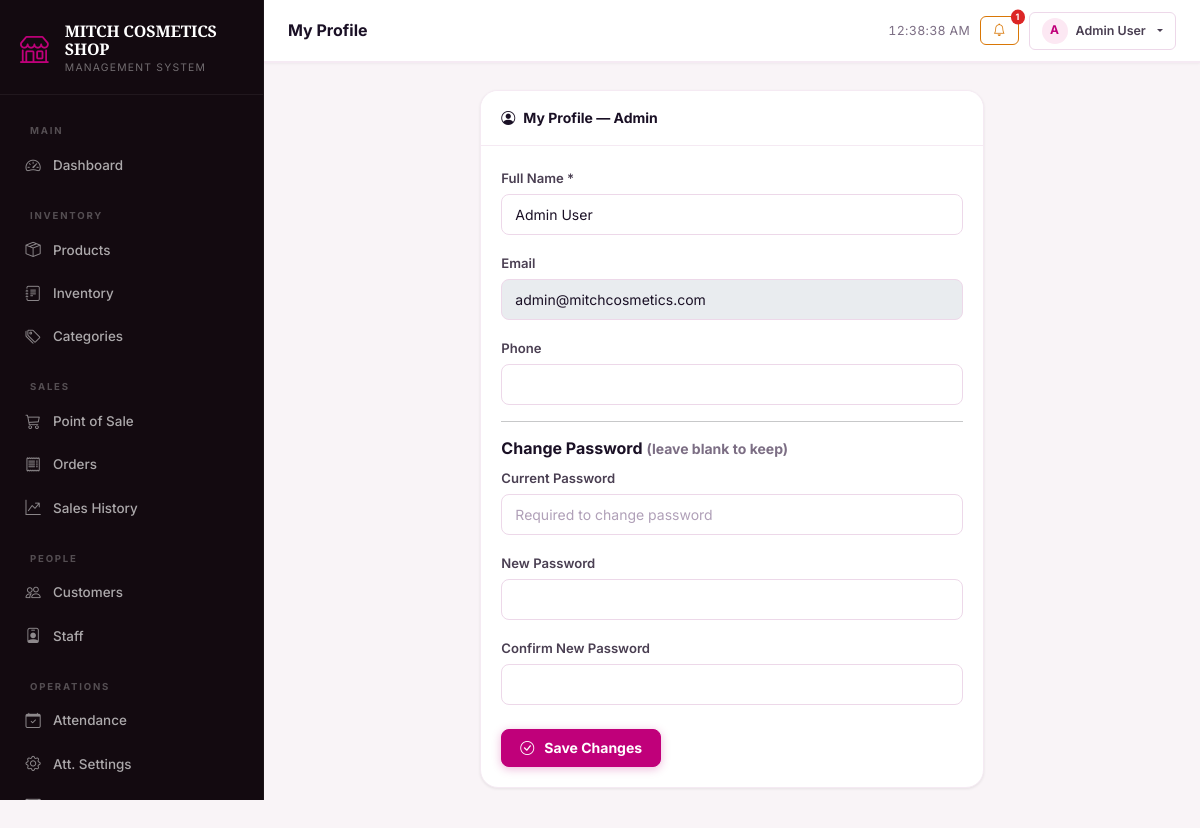
The app's page /profile.php (signed in) with its own data.
### tables this page shows
CREATE TABLE IF NOT EXISTS `users` (
  `id`         INT UNSIGNED    NOT NULL AUTO_INCREMENT,
  `name`       VARCHAR(120)    NOT NULL,
  `email`      VARCHAR(180)    NOT NULL,
  `phone`      VARCHAR(30)              DEFAULT NULL,
  `password`   VARCHAR(255)    NOT NULL,
  `role`       ENUM('admin','staff','customer') NOT NULL DEFAULT 'customer',
  `avatar`     VARCHAR(255)             DEFAULT NULL,
  `address`    TEXT                     DEFAULT NULL,
  `status`     ENUM('active','inactive') NOT NULL DEFAULT 'active',
  `created_at` DATETIME        NOT NULL DEFAULT CURRENT_TIMESTAMP,
  `updated_at` DATETIME        NOT NULL DEFAULT CURRENT_TIMESTAMP ON UPDATE CURRENT_TIMESTAMP,
  PRIMARY KEY (`id`),
  UNIQUE KEY `uq_users_email` (`email`)
);

### session.php (called while the page is built, shortened)
<?php
function isLoggedIn(): bool {
    return !empty($_SESSION['user_id']);
}
function currentUser(): ?array {
    return [
        'id'     => $_SESSION['user_id'],
        'name'   => $_SESSION['user_name']  ?? '',
        'email'  => $_SESSION['user_email'] ?? '',
        'role'   => $_SESSION['role']       ?? '',
        'avatar' => $_SESSION['avatar']     ?? '',
    ];
}

### profile.php (the view, shortened to what this page needs)
<?php
$pageTitle  = 'My Profile';
$activeMenu = '';
$db  = getDB();
$uid = $_SESSION['user_id'];
$user = $db->prepare("SELECT * FROM users WHERE id=?");
$user->execute([$uid]);
include __DIR__ . '/../includes/header.php';
?>
<div class="row justify-content-center">
  <div class="col-md-7">
    <div class="card">
      <div class="card-header"><i class="bi bi-person-circle me-2"></i>My Profile — <?= ucfirst($user['role']) ?></div>
      <div class="card-body">
        <form method="POST">
          <div class="mb-3"><label class="form-label">Full Name *</label><input type="text" name="name" class="form-control" value="<?= htmlspecialchars($user['name']) ?>" required></div>
          <div class="mb-3"><label class="form-label">Email</label><input class="form-control" value="<?= htmlspecialchars($user['email']) ?>" disabled></div>
          <div class="mb-3"><label class="form-label">Phone</label><input type="tel" name="phone" class="form-control" value="<?= htmlspecialchars($user['phone'] ?? '') ?>"></div>
          <hr>
          <h6>Change Password <small class="text-muted">(leave blank to keep)</small></h6>
          <div class="mb-3"><label class="form-label">Current Password</label><input type="password" name="current_password" class="form-control" placeholder="Required to change password" autocomplete="current-password"></div>
          <div class="mb-3"><label class="form-label">New Password</label><input type="password" name="new_password" class="form-control" minlength="6" autocomplete="new-password"></div>
          <div class="mb-4"><label class="form-label">Confirm New Password</label><input type="password" name="confirm_password" class="form-control" autocomplete="new-password"></div>
          <button type="submit" class="btn btn-primary fw-bold"><i class="bi bi-check-circle me-1"></i>Save Changes</button>
        </form>
      </div>
    </div>
  </div>
</div>
<?php include __DIR__ . '/../includes/footer.php'; ?>

### header.php (shortened to what this page needs)
<?php
$user = currentUser();
$role = $user['role'] ?? 'guest';
?>
<!DOCTYPE html>
<html lang="en">
<head>
  <link rel="stylesheet" href="https://cdn.jsdelivr.net/npm/bootstrap@5.3.3/dist/css/bootstrap.min.css">
  <link rel="stylesheet" href="https://cdn.jsdelivr.net/npm/bootstrap-icons@1.11.3/font/bootstrap-icons.min.css">
  <link rel="stylesheet" href="<?= BASE_URL ?>/assets/css/style.css">
</head>
<body>
<nav id="sidebar" role="navigation" aria-label="Main navigation">
  <div class="sidebar-brand">
    <div class="d-flex align-items-center gap-3">
      <div class="sidebar-brand-icon">
        <i class="bi bi-shop brand-icon"></i>
      </div>
      <div>
        <div class="brand-name"><?= APP_NAME ?></div>
        <div class="brand-sub">Management System</div>
      </div>
    </div>
  </div>
  <div class="sidebar-nav">
    <?php if ($role === 'admin'): ?>
    <div class="sidebar-section-title">Main</div>
    <a href="<?= BASE_URL ?>/admin/dashboard.php"
       class="nav-link <?= ($activeMenu ?? '') === 'dashboard' ? 'active' : '' ?>">
      <i class="bi bi-speedometer2"></i>
      <span>Dashboard</span>
    </a>
    <div class="sidebar-section-title">Inventory</div>
    <a href="<?= BASE_URL ?>/admin/products.php"
       class="nav-link <?= ($activeMenu ?? '') === 'products' ? 'active' : '' ?>">
      <i class="bi bi-box-seam"></i>
      <span>Products</span>
    </a>
    <a href="<?= BASE_URL ?>/admin/inventory.php"
       class="nav-link <?= ($activeMenu ?? '') === 'inventory' ? 'active' : '' ?>">
      <i class="bi bi-journal-text"></i>
      <span>Inventory</span>
    </a>
    <a href="<?= BASE_URL ?>/admin/categories.php"
       class="nav-link <?= ($activeMenu ?? '') === 'categories' ? 'active' : '' ?>">
      <i class="bi bi-tags"></i>
      <span>Categories</span>
    </a>
    <div class="sidebar-section-title">Sales</div>
    <a href="<?= BASE_URL ?>/staff/pos.php"
       class="nav-link <?= ($activeMenu ?? '') === 'pos' ? 'active' : '' ?>">
      <i class="bi bi-cart3"></i>
      <span>Point of Sale</span>
    </a>
    <a href="<?= BASE_URL ?>/admin/orders.php"
       class="nav-link <?= ($activeMenu ?? '') === 'orders' ? 'active' : '' ?>">
      <i class="bi bi-receipt"></i>
      <span>Orders</span>
    </a>
    <a href="<?= BASE_URL ?>/admin/sales.php"
       class="nav-link <?= ($activeMenu ?? '') === 'sales' ? 'active' : '' ?>">
      <i class="bi bi-graph-up-arrow"></i>
      <span>Sales History</span>
    </a>
    <div class="sidebar-section-title">People</div>
    <a href="<?= BASE_URL ?>/admin/customers.php"
       class="nav-link <?= ($activeMenu ?? '') === 'customers' ? 'active' : '' ?>">
      <i class="bi bi-people"></i>
      <span>Customers</span>
    </a>
    <a href="<?= BASE_URL ?>/admin/staff.php"
       class="nav-link <?= ($activeMenu ?? '') === 'staff' ? 'active' : '' ?>">
      <i class="bi bi-person-badge"></i>
      <span>Staff</span>
    </a>
    <div class="sidebar-section-title">Operations</div>
    <a href="<?= BASE_URL ?>/admin/attendance.php"
       class="nav-link <?= ($activeMenu ?? '') === 'attendance' ? 'active' : '' ?>">
      <i class="bi bi-calendar-check"></i>
      <span>Attendance</span>
    </a>
    <a href="<?= BASE_URL ?>/admin/attendance_settings.php"
       class="nav-link <?= ($activeMenu ?? '') === 'attendance_settings' ? 'active' : '' ?>">
      <i class="bi bi-gear"></i>
      <span>Att. Settings</span>
    </a>
    <a href="<?= BASE_URL ?>/admin/payments.php"
       class="nav-link <?= ($activeMenu ?? '') === 'payments' ? 'active' : '' ?>">
      <i class="bi bi-cash-coin"></i>
      <span>Staff Payments</span>
    </a>
    <?php endif; ?>
  </div>
</nav>
<header id="topbar" role="banner">
  <span class="topbar-title"><?= htmlspecialchars($pageTitle ?? 'Dashboard') ?></span>
  <div class="topbar-actions">
    <span class="topbar-clock d-none d-md-block" id="liveClock" aria-live="off"></span>
    <?php if ($role === 'admin'):
      $db       = getDB();
      $lowStmt  = $db->prepare("SELECT COUNT(*) FROM products WHERE quantity <= ? AND quantity > 0");
      $lowStmt->execute([(int) APP_LOW_STOCK_THRESHOLD]);
      $lowCount = (int) $lowStmt->fetchColumn();
    ?>
    <a href="<?= BASE_URL ?>/admin/products.php?filter=low_stock"
       class="btn btn-sm btn-outline-warning position-relative"
       title="<?= $lowCount ?> low-stock item<?= $lowCount !== 1 ? 's' : '' ?>"
       data-bs-toggle="tooltip" data-bs-placement="bottom">
      <i class="bi bi-bell"></i>
      <?php if ($lowCount > 0): ?>
      <span class="position-absolute top-0 start-100 translate-middle badge rounded-pill bg-danger"
            style="font-size:.55rem;padding:3px 5px">
        <?= $lowCount ?>
      </span>
      <?php endif; ?>
    </a>
    <?php endif; ?>
    <div class="dropdown">
      <button class="btn btn-sm btn-outline-secondary dropdown-toggle d-flex align-items-center gap-2"
              type="button"
              data-bs-toggle="dropdown"
              aria-expanded="false"
              aria-label="User menu">
        <span class="d-inline-flex align-items-center justify-content-center rounded-circle"
              style="width:26px;height:26px;background:var(--primary-xlight);color:var(--primary);
                     font-size:.75rem;font-weight:700;flex-shrink:0">
          <?= strtoupper(substr($user['name'] ?? 'U', 0, 1)) ?>
        </span>
        <span class="d-none d-sm-inline"
              style="max-width:120px;overflow:hidden;text-overflow:ellipsis;white-space:nowrap">
          <?= htmlspecialchars($user['name'] ?? 'User') ?>
        </span>
      </button>
    </div>
  </div>
</header>
<main id="main-content" role="main">

### records on screen
users: name "A", name "Admin User", role "Admin", email "admin@mitchcosmetics.com"

### other values on screen
APP_NAME "MITCH COSMETICS SHOP"
$pageTitle "My Profile"
$lowCount "1"
